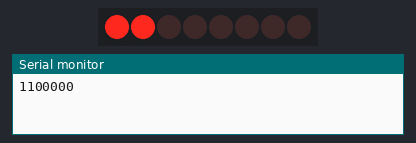
Bench run of a sketch on a simulated Arduino Uno, built with avr-gcc and run on an emulated ATmega328P. On the bench: 8 shift-register outputs drawn as a row of LEDs (first output left, lit = HIGH), the last lines printed to the serial monitor. Wiring (inferred from the names in the program): shift register (74HC595): data pin 12; shift clock pin 9; latch pin 11. Wiring (inferred from the signals the program sends): row of LEDs: on Q0, Q1, Q2, Q3, Q4, Q5, Q6, Q7.

Above: at 0.2 s.
At 1.2 s:
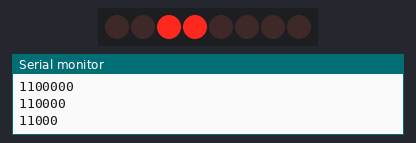
At 1.7 s:
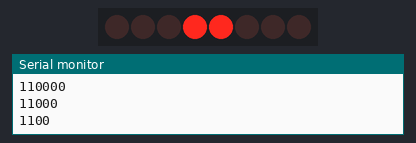
At 2.2 s:
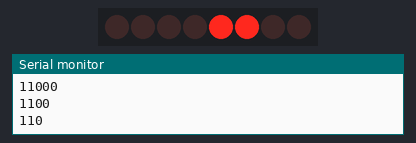
At 3.2 s:
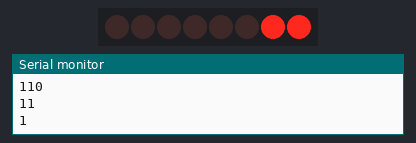
At 4.7 s:
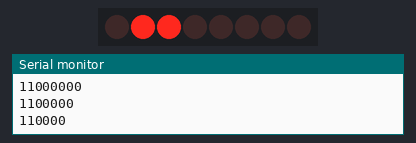
Timing chart, 0 to 5.2 s (numbered marks = the images above):
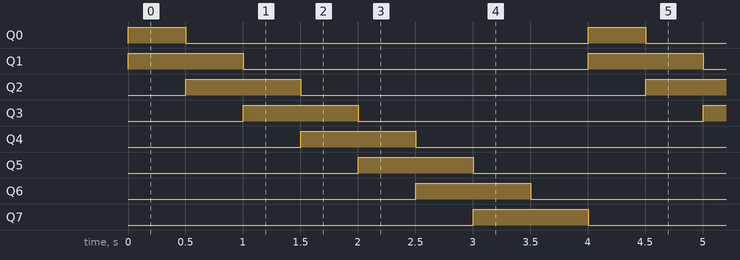

Measured:
- by itself, Q0: alternates HIGH for 0.50 s and LOW for 3.5 s
- by itself, Q1–7: alternates HIGH for 1.0 s and LOW for 3.0 s
- by itself, everything shown: repeats every 4.0 s, in 8 steps

The sketch:

044_logical_shift_left_right.ino
```cpp
/**
 * https://www.youtube.com/watch?v=3JDgL9rgVb0&list=PLGs0VKk2DiYw-L-RibttcvK-WBZm8WLEP&index=44
 *
 * Serial to Parallel Shift Register (74HC595)
 * Logical Shift Left (multiply by 2) and Logical Shift Right (divide by 2)
 * Shift bits to either left or right
 */

#define CLOCK_PIN 9 // SH_CP_PIN
#define LATCH_PIN 11 // ST_CP_PIN
#define DATA_PIN 12 // DS_PIN

byte ledValMin = 0x00;
byte ledValMax = 0xFF;
byte ledValInit = 0xC0;
byte ledVal = ledValInit;
int delayMs = 500;

void setup() {
  // put your setup code here, to run once:
  Serial.begin(9600);

  pinMode(CLOCK_PIN, OUTPUT);
  pinMode(LATCH_PIN, OUTPUT);
  pinMode(DATA_PIN, OUTPUT);
}

void loop() {
  // put your main code here, to run repeatedly:

  digitalWrite(LATCH_PIN, LOW); // latch down
  shiftOut(DATA_PIN, CLOCK_PIN, LSBFIRST, ledVal);
  digitalWrite(LATCH_PIN, HIGH); // latch up

//  ledVal = ledVal + 1; // increment
//  if (ledVal > ledValMax) {
//    ledVal = ledValMin;
//  }

  ledVal = ledVal / 2; // shift-right
//  ledVal = ledVal * 2; // shift-left
  if (ledVal >= ledValMax || ledVal <= ledValMin) {
    ledVal = ledValInit;
  }

  Serial.println(ledVal, BIN);
  delay(delayMs);
}
```
